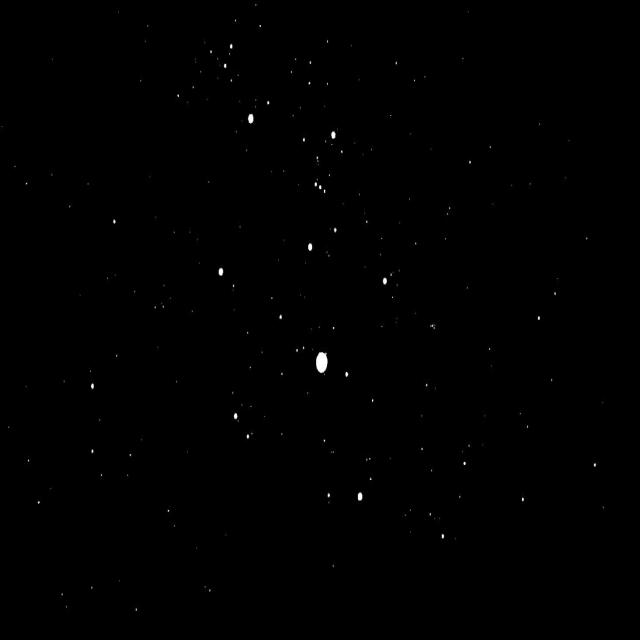
#> input picture IPAC_CP/Himanshu_CV/dataset_himasnhu/2022-01-16-00-00-00-s_png_jpg.rf.85a08810328f156fe6982f9cd298a263.jpg, 640 x 640 px, found by its file name; its folder holds only this picture in this run
$ python graph.py
#> lines starting #> are read from the running program, lines starting #| are printed output that depends on the picture; after the words box and inside, x2 and y2 are one past the last pixel; in counts of white or black regions, pixels touching at a corner belong together
import cv2
import numpy as np
import networkx as nx
import matplotlib.pyplot as plt
import os

# Step 1: Preprocess the Image
def preprocess_image(image_path):
    img = cv2.imread(image_path, cv2.IMREAD_GRAYSCALE)
    blurred = cv2.GaussianBlur(img, (5, 5), 0)
    _, binary_img = cv2.threshold(blurred, 100, 255, cv2.THRESH_BINARY)
    return binary_img

# Step 2: Star Detection
def detect_stars(binary_img):
    contours, _ = cv2.findContours(binary_img, cv2.RETR_EXTERNAL, cv2.CHAIN_APPROX_SIMPLE)
    star_coords = [cv2.moments(cnt) for cnt in contours]
    star_coords = [(int(m['m10']/m['m00']), int(m['m01']/m['m00'])) for m in star_coords if m['m00'] != 0]
    return star_coords

# Step 3: Graph Construction
def create_graph(star_coords, distance_threshold=50):
    G = nx.Graph()
    for i, coord in enumerate(star_coords):
        G.add_node(i, pos=coord)

    for i in range(len(star_coords)):
        for j in range(i + 1, len(star_coords)):
            dist = np.linalg.norm(np.array(star_coords[i]) - np.array(star_coords[j]))
            if dist <= distance_threshold:
                G.add_edge(i, j, weight=dist)

    return G

# Step 4: Save the Graph
def save_graph(G, file_name):
    nx.write_edgelist(G, file_name, data=['weight'])

# Process all images in the directory
def process_images_in_directory(directory_path):
    for filename in os.listdir(directory_path):
        if filename.endswith(".jpg") or filename.endswith(".png"):
            image_path = os.path.join(directory_path, filename)
            binary_img = preprocess_image(image_path)
#> in preprocess_image, img is the input picture: shape (640, 640); min 0, max 255, mean 0.6
#> in preprocess_image, `_, binary_img = cv2.threshold(blurred, 100, 255, cv2.THRESH_BINARY)`: binary_img: shape (640, 640); 0.12% white; 27 white regions (20 under 20 px)
            star_coords = detect_stars(binary_img)
#> in detect_stars, `contours, _ = cv2.findContours(binary_img, cv2.RETR_EXTERNAL, cv2.CHAI..`: contours = 27 contours, 24 with area under 20; largest, box (x1, y1, x2, y2) and area: (316, 352, 328, 373) 174, (248, 114, 254, 123) 31, (358, 493, 363, 501) 21
#> in detect_stars, `star_coords = [cv2.moments(cnt) for cnt in contours]`: star_coords = 27 items
#> in detect_stars, `star_coords = [(int(m['m10']/m['m00']), int(m['m01']/m['m00'])) for m ..`: star_coords = [(442, 536), (328, 494), (359, 496), (594, 464), (464, 462), (247, 436), (235, 415), (92, 385), (346, 373), (321, 361), (538, 317), (280, 316), (384, 280), (220, 271), (309, 246), (334, 229), (113, 221), (319, 187), (315, 184), (332, 134), (250, 118), (267, 102), (224, 65), (230, 46)]
            G = create_graph(star_coords)
#> the loop in create_graph, `for i, coord in enumerate(star_coords):` made 24 passes
#> the loop in create_graph, `for i in range(len(star_coords)):` made 24 passes
            graph_filename = os.path.splitext(filename)[0] + '_graph.edgelist'
            save_graph(G, os.path.join(directory_path, graph_filename))
            print(f"Processed {filename} and saved graph as {graph_filename}")

            # Optional: Visualize the graph (comment out if not needed)
            pos = nx.get_node_attributes(G, 'pos')
#> pos = 24 items
            nx.draw(G, pos, with_labels=True, node_size=20, font_size=10)
            plt.show()
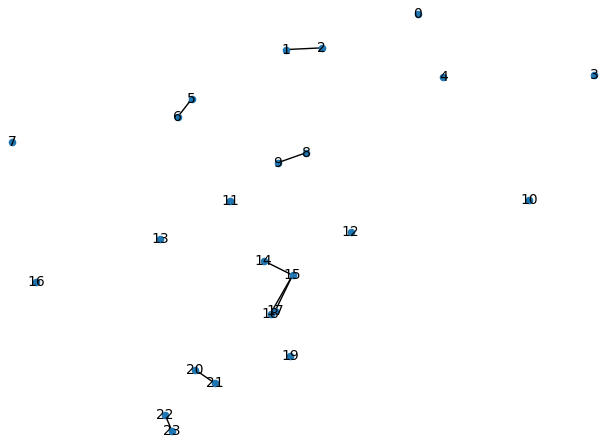
#> figure drawn by matplotlib, 1 panel

# Example Usage
process_images_in_directory('Himanshu_CV/dataset_himasnhu')

$ run again, on IPAC_CP/Himanshu_CV/dataset_himasnhu/2022-01-18-00-00-00-s_png_jpg.rf.0df721fe018ef61ef0d08658694c9e32.jpg
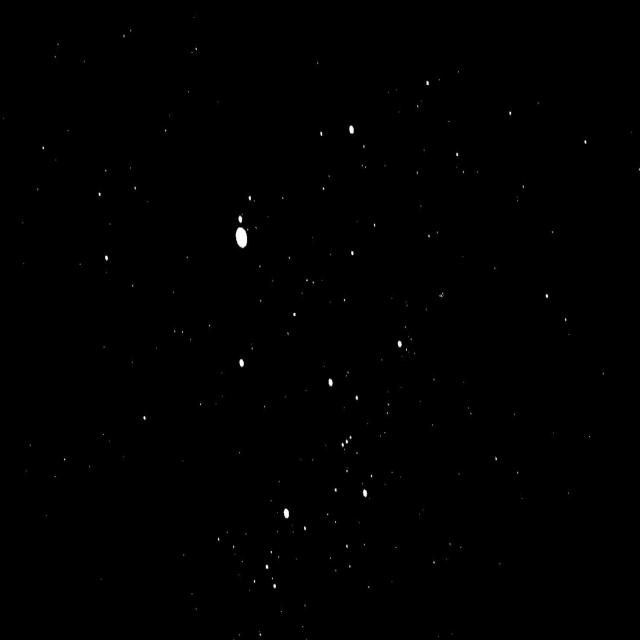
#> input picture IPAC_CP/Himanshu_CV/dataset_himasnhu/2022-01-18-00-00-00-s_png_jpg.rf.0df721fe018ef61ef0d08658694c9e32.jpg, 640 x 640 px, found by its file name
#> in preprocess_image, img is the input picture: shape (640, 640); min 0, max 255, mean 0.5
#> binary_img: shape (640, 640); 0.11% white; 27 white regions (19 under 20 px)
#> contours = 27 contours, 23 with area under 20; largest, box (x1, y1, x2, y2) and area: (235, 227, 247, 248) 164, (284, 509, 289, 518) 28, (349, 126, 354, 134) 24, (239, 359, 244, 367) 20
#> in detect_stars, `star_coords = [cv2.moments(cnt) for cnt in contours]`: star_coords = 27 items
#> in detect_stars, `star_coords = [(int(m['m10']/m['m00']), int(m['m01']/m['m00'])) for m ..`: star_coords = [(274, 585), (266, 566), (285, 512), (364, 492), (342, 444), (346, 441), (356, 397), (330, 381), (241, 362), (399, 343), (293, 314), (546, 295), (106, 257), (351, 252), (240, 236), (239, 218), (249, 197), (320, 133), (351, 129), (427, 82)]
#> the loop in create_graph, `for i, coord in enumerate(star_coords):` made 20 passes
#> the loop in create_graph, `for i in range(len(star_coords)):` made 20 passes
#> pos = 20 items
#> in process_images_in_directory, `plt.show()`:
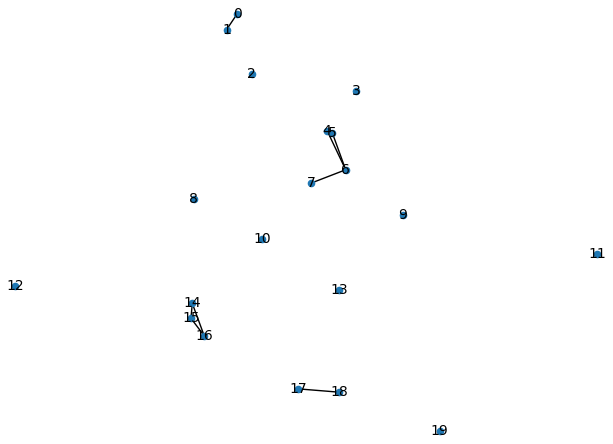
#> figure drawn by matplotlib, 1 panel

$ run again, on IPAC_CP/Himanshu_CV/dataset_himasnhu/2022-01-18-00-00-00-s_png_jpg.rf.3edc3bb22f3b155295aa8580f7797b0e.jpg
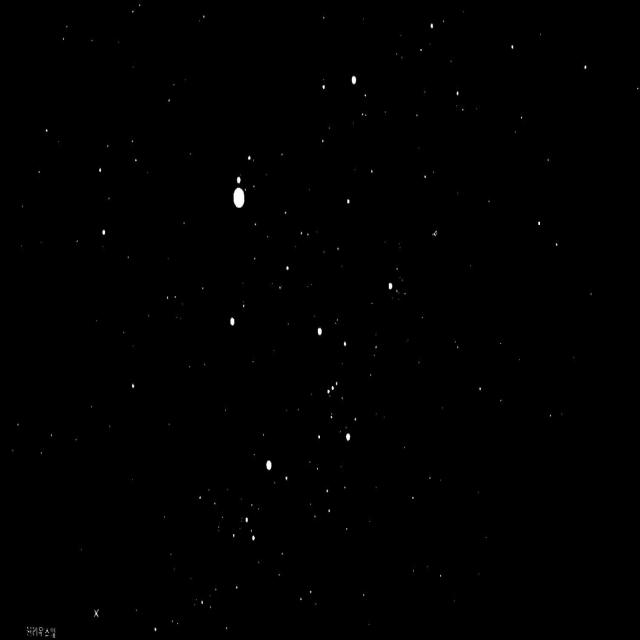
#> input picture IPAC_CP/Himanshu_CV/dataset_himasnhu/2022-01-18-00-00-00-s_png_jpg.rf.3edc3bb22f3b155295aa8580f7797b0e.jpg, 640 x 640 px, found by its file name
#> in preprocess_image, img is the input picture: shape (640, 640); min 0, max 255, mean 0.6
#> in preprocess_image, `_, binary_img = cv2.threshold(blurred, 100, 255, cv2.THRESH_BINARY)`:
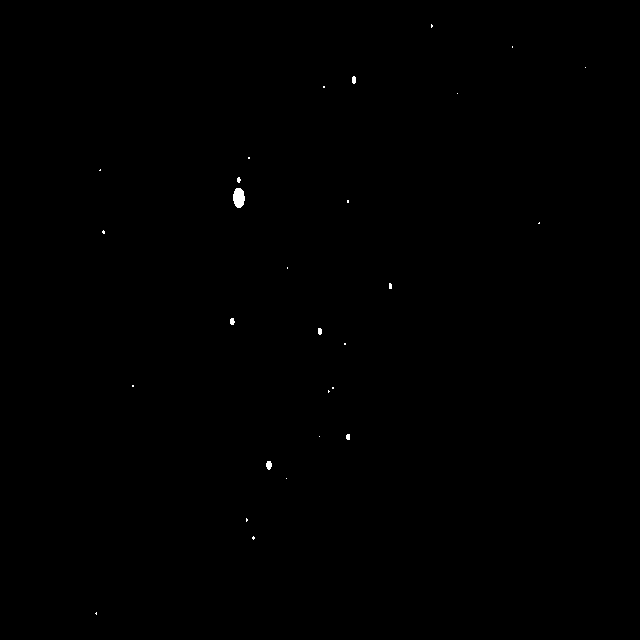
#> binary_img: shape (640, 640); 0.11% white; 28 white regions (22 under 20 px)
#> contours = 28 contours, 26 with area under 20; largest, box (x1, y1, x2, y2) and area: (233, 188, 245, 208) 166, (266, 461, 272, 470) 31
#> in detect_stars, `star_coords = [cv2.moments(cnt) for cnt in contours]`: star_coords = 28 items
#> in detect_stars, `star_coords = [(int(m['m10']/m['m00']), int(m['m01']/m['m00'])) for m ..`: star_coords = [(95, 613), (253, 537), (246, 519), (268, 464), (347, 436), (328, 391), (332, 387), (132, 385), (344, 343), (319, 330), (231, 321), (389, 285), (103, 231), (538, 222), (347, 201), (238, 197), (238, 179), (99, 169), (248, 157), (323, 86), (353, 79), (431, 25)]
#> the loop in create_graph, `for i, coord in enumerate(star_coords):` made 22 passes
#> the loop in create_graph, `for i in range(len(star_coords)):` made 22 passes
#> pos = 22 items
#> in process_images_in_directory, `plt.show()`:
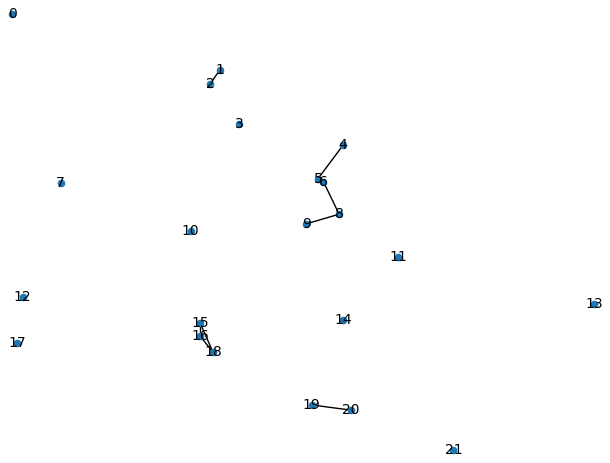
#> figure drawn by matplotlib, 1 panel
